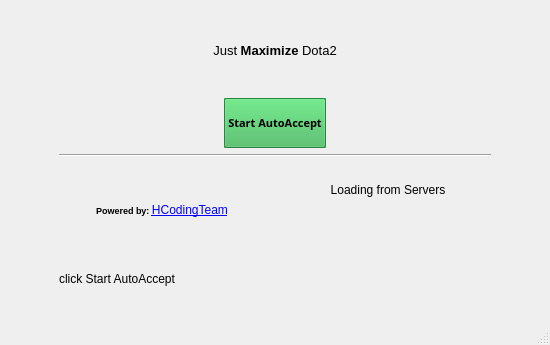
<?xml version="1.0" encoding="UTF-8"?>
<ui version="4.0">
 <class>MainWindow</class>
 <widget class="QMainWindow" name="MainWindow">
  <property name="geometry">
   <rect>
    <x>0</x>
    <y>0</y>
    <width>550</width>
    <height>345</height>
   </rect>
  </property>
  <property name="minimumSize">
   <size>
    <width>550</width>
    <height>345</height>
   </size>
  </property>
  <property name="maximumSize">
   <size>
    <width>750</width>
    <height>354</height>
   </size>
  </property>
  <property name="windowTitle">
   <string>Dota2Accepter</string>
  </property>
  <widget class="QWidget" name="centralwidget">
   <layout class="QVBoxLayout" name="verticalLayout_2">
    <item>
     <layout class="QVBoxLayout" name="verticalLayout_3">
      <property name="leftMargin">
       <number>50</number>
      </property>
      <property name="rightMargin">
       <number>50</number>
      </property>
      <item>
       <layout class="QVBoxLayout" name="verticalLayout_5">
        <item>
         <widget class="QLabel" name="lblTop">
          <property name="layoutDirection">
           <enum>Qt::LeftToRight</enum>
          </property>
          <property name="text">
           <string>&lt;html&gt;&lt;head/&gt;&lt;body&gt;&lt;p align=&quot;center&quot;&gt;&lt;span style=&quot; font-size:10pt;&quot;&gt;Just&lt;/span&gt;&lt;span style=&quot; font-size:10pt; font-weight:600;&quot;&gt; Maximize&lt;/span&gt;&lt;span style=&quot; font-size:10pt;&quot;&gt; Dota2&lt;/span&gt;&lt;/p&gt;&lt;/body&gt;&lt;/html&gt;</string>
          </property>
          <property name="textFormat">
           <enum>Qt::AutoText</enum>
          </property>
          <property name="alignment">
           <set>Qt::AlignLeading|Qt::AlignLeft|Qt::AlignVCenter</set>
          </property>
         </widget>
        </item>
        <item alignment="Qt::AlignHCenter">
         <widget class="QPushButton" name="startSearchBtn">
          <property name="enabled">
           <bool>true</bool>
          </property>
          <property name="maximumSize">
           <size>
            <width>200</width>
            <height>50</height>
           </size>
          </property>
          <property name="palette">
           <palette>
            <active>
             <colorrole role="WindowText">
              <brush brushstyle="SolidPattern">
               <color alpha="255">
                <red>0</red>
                <green>0</green>
                <blue>0</blue>
               </color>
              </brush>
             </colorrole>
             <colorrole role="Button">
              <brush brushstyle="SolidPattern">
               <color alpha="255">
                <red>60</red>
                <green>181</green>
                <blue>88</blue>
               </color>
              </brush>
             </colorrole>
             <colorrole role="Light">
              <brush brushstyle="SolidPattern">
               <color alpha="255">
                <red>101</red>
                <green>255</green>
                <blue>137</blue>
               </color>
              </brush>
             </colorrole>
             <colorrole role="Midlight">
              <brush brushstyle="SolidPattern">
               <color alpha="255">
                <red>80</red>
                <green>218</green>
                <blue>112</blue>
               </color>
              </brush>
             </colorrole>
             <colorrole role="Dark">
              <brush brushstyle="SolidPattern">
               <color alpha="255">
                <red>30</red>
                <green>90</green>
                <blue>44</blue>
               </color>
              </brush>
             </colorrole>
             <colorrole role="Mid">
              <brush brushstyle="SolidPattern">
               <color alpha="255">
                <red>40</red>
                <green>121</green>
                <blue>58</blue>
               </color>
              </brush>
             </colorrole>
             <colorrole role="Text">
              <brush brushstyle="SolidPattern">
               <color alpha="255">
                <red>0</red>
                <green>0</green>
                <blue>0</blue>
               </color>
              </brush>
             </colorrole>
             <colorrole role="BrightText">
              <brush brushstyle="SolidPattern">
               <color alpha="255">
                <red>255</red>
                <green>255</green>
                <blue>255</blue>
               </color>
              </brush>
             </colorrole>
             <colorrole role="ButtonText">
              <brush brushstyle="SolidPattern">
               <color alpha="255">
                <red>0</red>
                <green>0</green>
                <blue>0</blue>
               </color>
              </brush>
             </colorrole>
             <colorrole role="Base">
              <brush brushstyle="SolidPattern">
               <color alpha="255">
                <red>255</red>
                <green>255</green>
                <blue>255</blue>
               </color>
              </brush>
             </colorrole>
             <colorrole role="Window">
              <brush brushstyle="SolidPattern">
               <color alpha="255">
                <red>60</red>
                <green>181</green>
                <blue>88</blue>
               </color>
              </brush>
             </colorrole>
             <colorrole role="Shadow">
              <brush brushstyle="SolidPattern">
               <color alpha="255">
                <red>0</red>
                <green>0</green>
                <blue>0</blue>
               </color>
              </brush>
             </colorrole>
             <colorrole role="AlternateBase">
              <brush brushstyle="SolidPattern">
               <color alpha="255">
                <red>157</red>
                <green>218</green>
                <blue>171</blue>
               </color>
              </brush>
             </colorrole>
             <colorrole role="ToolTipBase">
              <brush brushstyle="SolidPattern">
               <color alpha="255">
                <red>255</red>
                <green>255</green>
                <blue>220</blue>
               </color>
              </brush>
             </colorrole>
             <colorrole role="ToolTipText">
              <brush brushstyle="SolidPattern">
               <color alpha="255">
                <red>0</red>
                <green>0</green>
                <blue>0</blue>
               </color>
              </brush>
             </colorrole>
             <colorrole role="PlaceholderText">
              <brush brushstyle="SolidPattern">
               <color alpha="128">
                <red>0</red>
                <green>0</green>
                <blue>0</blue>
               </color>
              </brush>
             </colorrole>
            </active>
            <inactive>
             <colorrole role="WindowText">
              <brush brushstyle="SolidPattern">
               <color alpha="255">
                <red>0</red>
                <green>0</green>
                <blue>0</blue>
               </color>
              </brush>
             </colorrole>
             <colorrole role="Button">
              <brush brushstyle="SolidPattern">
               <color alpha="255">
                <red>60</red>
                <green>181</green>
                <blue>88</blue>
               </color>
              </brush>
             </colorrole>
             <colorrole role="Light">
              <brush brushstyle="SolidPattern">
               <color alpha="255">
                <red>101</red>
                <green>255</green>
                <blue>137</blue>
               </color>
              </brush>
             </colorrole>
             <colorrole role="Midlight">
              <brush brushstyle="SolidPattern">
               <color alpha="255">
                <red>80</red>
                <green>218</green>
                <blue>112</blue>
               </color>
              </brush>
             </colorrole>
             <colorrole role="Dark">
              <brush brushstyle="SolidPattern">
               <color alpha="255">
                <red>30</red>
                <green>90</green>
                <blue>44</blue>
               </color>
              </brush>
             </colorrole>
             <colorrole role="Mid">
              <brush brushstyle="SolidPattern">
               <color alpha="255">
                <red>40</red>
                <green>121</green>
                <blue>58</blue>
               </color>
              </brush>
             </colorrole>
             <colorrole role="Text">
              <brush brushstyle="SolidPattern">
               <color alpha="255">
                <red>0</red>
                <green>0</green>
                <blue>0</blue>
               </color>
              </brush>
             </colorrole>
             <colorrole role="BrightText">
              <brush brushstyle="SolidPattern">
               <color alpha="255">
                <red>255</red>
                <green>255</green>
                <blue>255</blue>
               </color>
              </brush>
             </colorrole>
             <colorrole role="ButtonText">
              <brush brushstyle="SolidPattern">
               <color alpha="255">
                <red>0</red>
                <green>0</green>
                <blue>0</blue>
               </color>
              </brush>
             </colorrole>
             <colorrole role="Base">
              <brush brushstyle="SolidPattern">
               <color alpha="255">
                <red>255</red>
                <green>255</green>
                <blue>255</blue>
               </color>
              </brush>
             </colorrole>
             <colorrole role="Window">
              <brush brushstyle="SolidPattern">
               <color alpha="255">
                <red>60</red>
                <green>181</green>
                <blue>88</blue>
               </color>
              </brush>
             </colorrole>
             <colorrole role="Shadow">
              <brush brushstyle="SolidPattern">
               <color alpha="255">
                <red>0</red>
                <green>0</green>
                <blue>0</blue>
               </color>
              </brush>
             </colorrole>
             <colorrole role="AlternateBase">
              <brush brushstyle="SolidPattern">
               <color alpha="255">
                <red>157</red>
                <green>218</green>
                <blue>171</blue>
               </color>
              </brush>
             </colorrole>
             <colorrole role="ToolTipBase">
              <brush brushstyle="SolidPattern">
               <color alpha="255">
                <red>255</red>
                <green>255</green>
                <blue>220</blue>
               </color>
              </brush>
             </colorrole>
             <colorrole role="ToolTipText">
              <brush brushstyle="SolidPattern">
               <color alpha="255">
                <red>0</red>
                <green>0</green>
                <blue>0</blue>
               </color>
              </brush>
             </colorrole>
             <colorrole role="PlaceholderText">
              <brush brushstyle="SolidPattern">
               <color alpha="128">
                <red>0</red>
                <green>0</green>
                <blue>0</blue>
               </color>
              </brush>
             </colorrole>
            </inactive>
            <disabled>
             <colorrole role="WindowText">
              <brush brushstyle="SolidPattern">
               <color alpha="255">
                <red>30</red>
                <green>90</green>
                <blue>44</blue>
               </color>
              </brush>
             </colorrole>
             <colorrole role="Button">
              <brush brushstyle="SolidPattern">
               <color alpha="255">
                <red>60</red>
                <green>181</green>
                <blue>88</blue>
               </color>
              </brush>
             </colorrole>
             <colorrole role="Light">
              <brush brushstyle="SolidPattern">
               <color alpha="255">
                <red>101</red>
                <green>255</green>
                <blue>137</blue>
               </color>
              </brush>
             </colorrole>
             <colorrole role="Midlight">
              <brush brushstyle="SolidPattern">
               <color alpha="255">
                <red>80</red>
                <green>218</green>
                <blue>112</blue>
               </color>
              </brush>
             </colorrole>
             <colorrole role="Dark">
              <brush brushstyle="SolidPattern">
               <color alpha="255">
                <red>30</red>
                <green>90</green>
                <blue>44</blue>
               </color>
              </brush>
             </colorrole>
             <colorrole role="Mid">
              <brush brushstyle="SolidPattern">
               <color alpha="255">
                <red>40</red>
                <green>121</green>
                <blue>58</blue>
               </color>
              </brush>
             </colorrole>
             <colorrole role="Text">
              <brush brushstyle="SolidPattern">
               <color alpha="255">
                <red>30</red>
                <green>90</green>
                <blue>44</blue>
               </color>
              </brush>
             </colorrole>
             <colorrole role="BrightText">
              <brush brushstyle="SolidPattern">
               <color alpha="255">
                <red>255</red>
                <green>255</green>
                <blue>255</blue>
               </color>
              </brush>
             </colorrole>
             <colorrole role="ButtonText">
              <brush brushstyle="SolidPattern">
               <color alpha="255">
                <red>30</red>
                <green>90</green>
                <blue>44</blue>
               </color>
              </brush>
             </colorrole>
             <colorrole role="Base">
              <brush brushstyle="SolidPattern">
               <color alpha="255">
                <red>60</red>
                <green>181</green>
                <blue>88</blue>
               </color>
              </brush>
             </colorrole>
             <colorrole role="Window">
              <brush brushstyle="SolidPattern">
               <color alpha="255">
                <red>60</red>
                <green>181</green>
                <blue>88</blue>
               </color>
              </brush>
             </colorrole>
             <colorrole role="Shadow">
              <brush brushstyle="SolidPattern">
               <color alpha="255">
                <red>0</red>
                <green>0</green>
                <blue>0</blue>
               </color>
              </brush>
             </colorrole>
             <colorrole role="AlternateBase">
              <brush brushstyle="SolidPattern">
               <color alpha="255">
                <red>60</red>
                <green>181</green>
                <blue>88</blue>
               </color>
              </brush>
             </colorrole>
             <colorrole role="ToolTipBase">
              <brush brushstyle="SolidPattern">
               <color alpha="255">
                <red>255</red>
                <green>255</green>
                <blue>220</blue>
               </color>
              </brush>
             </colorrole>
             <colorrole role="ToolTipText">
              <brush brushstyle="SolidPattern">
               <color alpha="255">
                <red>0</red>
                <green>0</green>
                <blue>0</blue>
               </color>
              </brush>
             </colorrole>
             <colorrole role="PlaceholderText">
              <brush brushstyle="SolidPattern">
               <color alpha="128">
                <red>0</red>
                <green>0</green>
                <blue>0</blue>
               </color>
              </brush>
             </colorrole>
            </disabled>
           </palette>
          </property>
          <property name="font">
           <font>
            <family>8514oem</family>
            <pointsize>8</pointsize>
            <weight>75</weight>
            <italic>false</italic>
            <bold>true</bold>
            <kerning>true</kerning>
           </font>
          </property>
          <property name="cursor">
           <cursorShape>PointingHandCursor</cursorShape>
          </property>
          <property name="mouseTracking">
           <bool>true</bool>
          </property>
          <property name="toolTip">
           <string>Click to automatic accept.</string>
          </property>
          <property name="layoutDirection">
           <enum>Qt::LeftToRight</enum>
          </property>
          <property name="autoFillBackground">
           <bool>true</bool>
          </property>
          <property name="text">
           <string>Start AutoAccept</string>
          </property>
          <property name="checkable">
           <bool>false</bool>
          </property>
         </widget>
        </item>
       </layout>
      </item>
      <item>
       <widget class="Line" name="line_2">
        <property name="orientation">
         <enum>Qt::Horizontal</enum>
        </property>
       </widget>
      </item>
      <item>
       <spacer name="verticalSpacer">
        <property name="orientation">
         <enum>Qt::Vertical</enum>
        </property>
        <property name="sizeType">
         <enum>QSizePolicy::Minimum</enum>
        </property>
        <property name="sizeHint" stdset="0">
         <size>
          <width>20</width>
          <height>13</height>
         </size>
        </property>
       </spacer>
      </item>
      <item>
       <layout class="QVBoxLayout" name="verticalLayout">
        <property name="spacing">
         <number>0</number>
        </property>
        <item>
         <layout class="QHBoxLayout" name="horizontalLayout">
          <property name="topMargin">
           <number>0</number>
          </property>
          <item>
           <widget class="QLabel" name="lblBottom">
            <property name="font">
             <font>
              <weight>50</weight>
              <bold>false</bold>
             </font>
            </property>
            <property name="text">
             <string>&lt;html&gt;&lt;head/&gt;&lt;body&gt;&lt;p&gt;&lt;span style=&quot; font-family:'Times New Roman'; font-size:7pt; font-weight:600; color:#000000;&quot;&gt;Powered by: &lt;/span&gt;&lt;a href=&quot;http://hcoding.ir/Dota2Accepter/index.html&quot;&gt;&lt;span style=&quot; text-decoration: underline; color:#0000ff;&quot;&gt;HCodingTeam&lt;/span&gt;&lt;/a&gt;&lt;/p&gt;&lt;/body&gt;&lt;/html&gt;</string>
            </property>
            <property name="alignment">
             <set>Qt::AlignCenter</set>
            </property>
            <property name="openExternalLinks">
             <bool>true</bool>
            </property>
           </widget>
          </item>
          <item>
           <spacer name="horizontalSpacer_5">
            <property name="orientation">
             <enum>Qt::Horizontal</enum>
            </property>
            <property name="sizeType">
             <enum>QSizePolicy::Minimum</enum>
            </property>
            <property name="sizeHint" stdset="0">
             <size>
              <width>20</width>
              <height>20</height>
             </size>
            </property>
           </spacer>
          </item>
          <item>
           <widget class="QLabel" name="lblAdImage">
            <property name="maximumSize">
             <size>
              <width>300</width>
              <height>200</height>
             </size>
            </property>
            <property name="text">
             <string>&lt;html&gt;&lt;head/&gt;&lt;body&gt;&lt;p align=&quot;center&quot;&gt;Loading from Servers&lt;/p&gt;&lt;p align=&quot;center&quot;&gt;&lt;br/&gt;&lt;/p&gt;&lt;/body&gt;&lt;/html&gt;</string>
            </property>
            <property name="alignment">
             <set>Qt::AlignCenter</set>
            </property>
           </widget>
          </item>
         </layout>
        </item>
        <item>
         <widget class="QLabel" name="lblStatus">
          <property name="text">
           <string>&lt;html&gt;&lt;head/&gt;&lt;body&gt;&lt;p&gt;&lt;span style=\&quot; font-style:italic;\&quot;&gt;click Start AutoAccept&lt;/span&gt;&lt;/p&gt;&lt;/body&gt;&lt;/html&gt;</string>
          </property>
         </widget>
        </item>
       </layout>
      </item>
     </layout>
    </item>
   </layout>
  </widget>
  <widget class="QMenuBar" name="menubar">
   <property name="geometry">
    <rect>
     <x>0</x>
     <y>0</y>
     <width>550</width>
     <height>26</height>
    </rect>
   </property>
  </widget>
  <widget class="QStatusBar" name="statusbar"/>
 </widget>
 <resources/>
 <connections/>
</ui>
